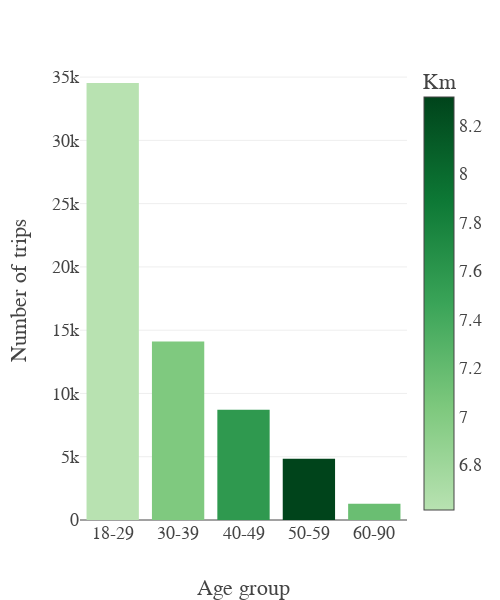

The notebook cell saved with this chart:
### Code cell
n_steps = 5  # Define the number of steps you want in your color scale
custom_green_scale = generate_custom_colorscale(n_steps, 'Greens' ,dark_start=True)

agg_df = gm_processing.groupby('AgeBracket')['KmDriven'].agg(['mean','count']).reset_index()
fig = px.bar(agg_df, x='AgeBracket', y='count', color='mean',
             color_continuous_scale=custom_green_scale,
             labels={'mean': 'Km', 'count': 'Number of trips', 'AgeBracket':'Age group'})

fig.update_layout(width=500,height=600, template=None, font=dict(family='Aptos',size=18))
fig.update_traces()
# fig.update_yaxes(showgrid=False)
fig.update_xaxes(showgrid=False)
fig.show()

### Figure 1 — Plotly figure (JSON) as saved in the notebook; plotly's stock layout.template omitted (floating-point values rounded to 4 significant figures)
{"data": [{"alignmentgroup": "True", "hovertemplate": "Age group=%{x}<br>Number of trips=%{y}<br>Km=%{marker.color}<extra></extra>", "legendgroup": "", "marker": {"color": [6.614, 7.027, 7.574, 8.316, 7.161], "coloraxis": "coloraxis", "pattern": {"shape": ""}}, "name": "", "offsetgroup": "", "orientation": "v", "showlegend": false, "textposition": "auto", "type": "bar", "x": ["18-29", "30-39", "40-49", "50-59", "60-90"], "xaxis": "x", "y": [34532, 14101, 8713, 4841, 1275], "yaxis": "y"}], "layout": {"barmode": "relative", "coloraxis": {"colorbar": {"title": {"text": "Km"}}, "colorscale": [[0, "rgb(184,226,177)"], [0.25, "rgb(125,200,125)"], [0.5, "rgb(58,164,88)"], [0.75, "rgb(13,120,53)"], [1, "rgb(0,68,27)"]]}, "font": {"family": "Aptos", "size": 18}, "height": 600, "legend": {"tracegroupgap": 0}, "margin": {"t": 60}, "width": 500, "xaxis": {"anchor": "y", "domain": [0, 1], "showgrid": false, "title": {"text": "Age group"}}, "yaxis": {"anchor": "x", "domain": [0, 1], "title": {"text": "Number of trips"}}}}
